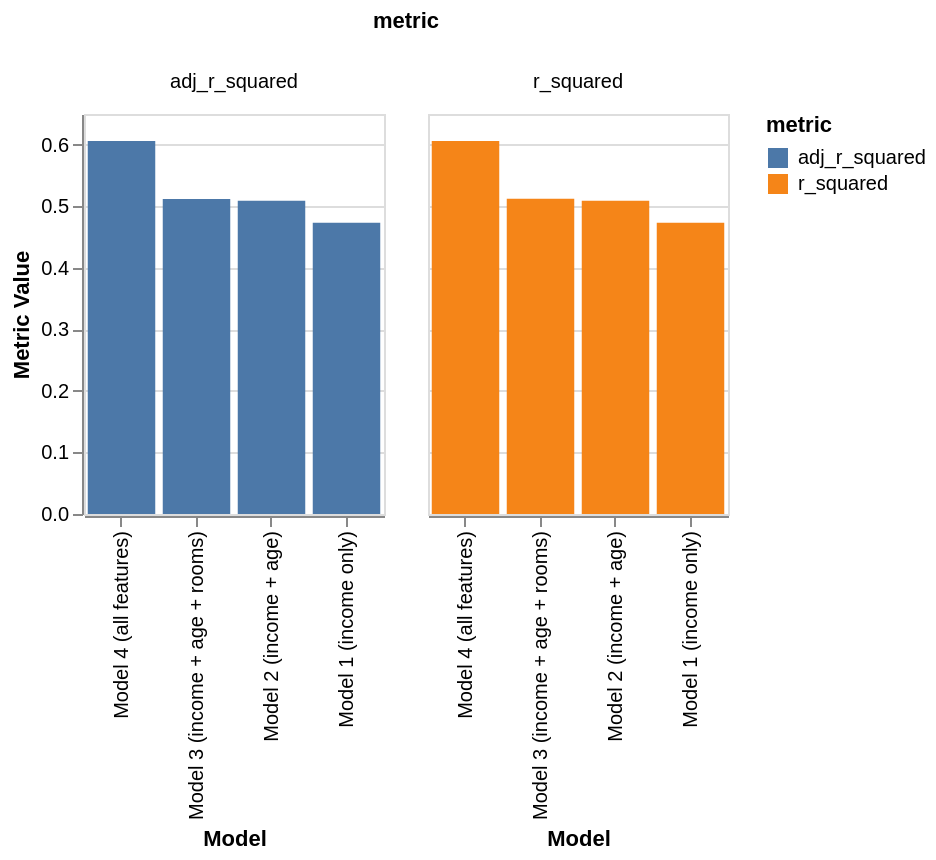

Notebook cell for this chart:
### Markdown cell above
## Part 7: Model Comparison

Let's compare models with different sets of predictors to see which performs better.

### Code cell
# Compare different models
models = {
    'Model 1 (income only)': smf.ols('house_value ~ MedInc', data=df),
    'Model 2 (income + age)': smf.ols('house_value ~ MedInc + HouseAge', data=df),
    'Model 3 (income + age + rooms)': smf.ols('house_value ~ MedInc + HouseAge + AveRooms', data=df),
    'Model 4 (all features)': smf.ols('house_value ~ MedInc + HouseAge + AveRooms + AveBedrms + Population + AveOccup + Latitude + Longitude', data=df)
}

# Fit all models and compare
comparison = []
for name, model in models.items():
    results = model.fit()
    comparison.append({
        'model': name,
        'r_squared': results.rsquared,
        'adj_r_squared': results.rsquared_adj,
        'aic': results.aic,
        'bic': results.bic,
        'n_params': len(results.params)
    })

comparison_df = pd.DataFrame(comparison)
print("=== Model Comparison ===")
print(comparison_df.to_string(index=False))

# Visualize model comparison
comparison_long = comparison_df.melt(
    id_vars='model',
    value_vars=['r_squared', 'adj_r_squared'],
    var_name='metric',
    value_name='value'
)

alt.Chart(comparison_long).mark_bar().encode(
    x=alt.X('model:N', title='Model', sort='-y'),
    y=alt.Y('value:Q', title='Metric Value'),
    color='metric:N',
    column='metric:N'
).properties(
    width=150,
    height=200
)

### Figure 1 — Vega-Lite specification as saved in the notebook (floating-point values rounded to 4 significant figures)
{"config": {"view": {"continuousWidth": 300, "continuousHeight": 300}}, "data": {"name": "data-46e549d13f5f4932dc2b1f4875492240"}, "mark": {"type": "bar"}, "encoding": {"color": {"field": "metric", "type": "nominal"}, "column": {"field": "metric", "type": "nominal"}, "x": {"field": "model", "sort": "-y", "title": "Model", "type": "nominal"}, "y": {"field": "value", "title": "Metric Value", "type": "quantitative"}}, "height": 200, "width": 150, "$schema": "https://vega.github.io/schema/vega-lite/v6.1.0.json", "datasets": {"data-46e549d13f5f4932dc2b1f4875492240": [{"model": "Model 1 (income only)", "metric": "r_squared", "value": 0.4734}, {"model": "Model 2 (income + age)", "metric": "r_squared", "value": 0.5091}, {"model": "Model 3 (income + age + rooms)", "metric": "r_squared", "value": 0.5121}, {"model": "Model 4 (all features)", "metric": "r_squared", "value": 0.6062}, {"model": "Model 1 (income only)", "metric": "adj_r_squared", "value": 0.4734}, {"model": "Model 2 (income + age)", "metric": "adj_r_squared", "value": 0.5091}, {"model": "Model 3 (income + age + rooms)", "metric": "adj_r_squared", "value": 0.512}, {"model": "Model 4 (all features)", "metric": "adj_r_squared", "value": 0.6061}]}}
